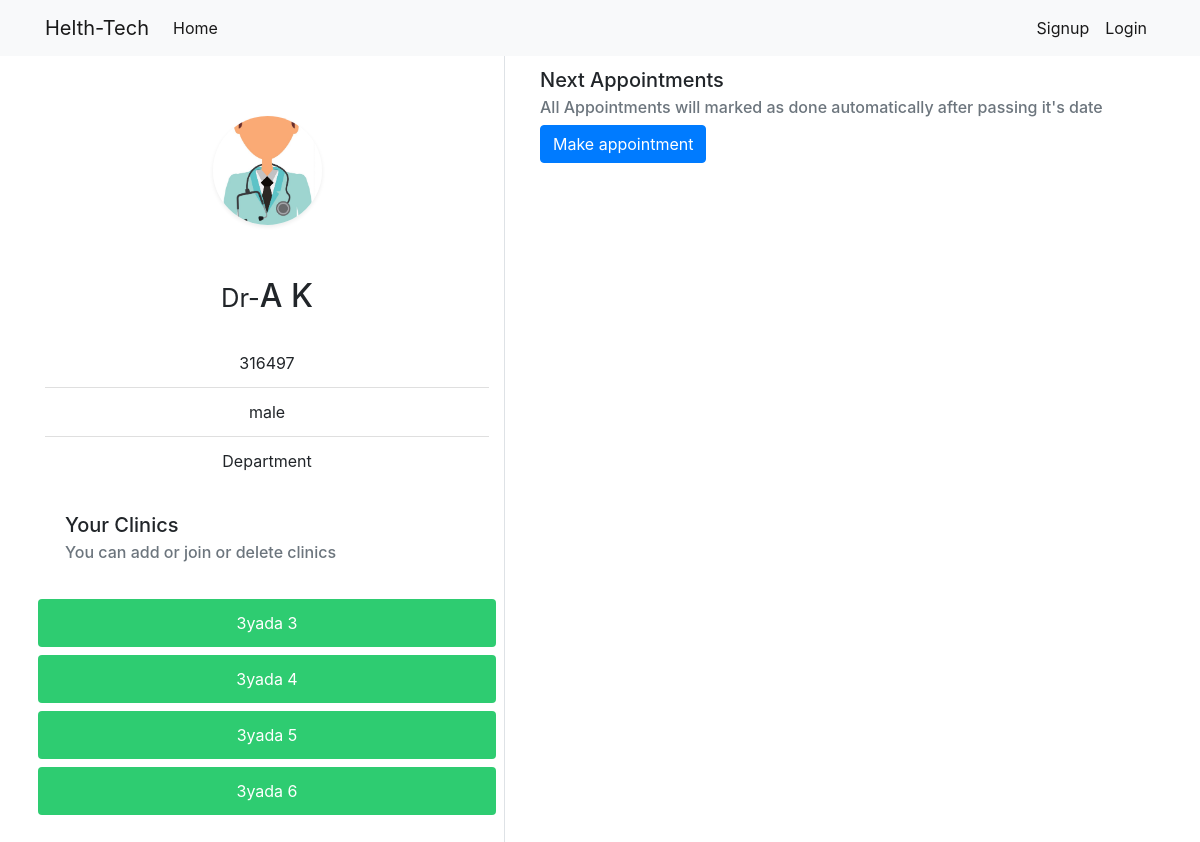
Screenshot of /dr.php?drid=5 with the database file from the repository.
### tables this page shows
CREATE TABLE `profile` (
  `id` int(11) NOT NULL,
  `first_name` varchar(255) NOT NULL,
  `last_name` varchar(255) NOT NULL,
  `address` varchar(255) NOT NULL,
  `phone` int(12) NOT NULL,
  `birth_day` date NOT NULL,
  `gender` tinyint(1) NOT NULL,
  `user_id` int(11) NOT NULL,
  `dr_major` int(11) DEFAULT NULL
);

CREATE TABLE `clinics` (
  `id` int(11) NOT NULL,
  `name` varchar(255) NOT NULL,
  `description` text NOT NULL,
  `phone` int(12) NOT NULL,
  `address` varchar(255) NOT NULL
);

### models/db.model.php (called while the page is built, shortened)
<?php
class DB {
    protected static $con = null;
    public static function connect(){
        try{
            DB::$con = new PDO('mysql:host='. DB_HOST .';dbname='. DB_DBNAME .';', DB_USERNAME , DB_PASSWORD);
            DB::$con->setAttribute(PDO::ATTR_ERRMODE , PDO::ERRMODE_EXCEPTION);
        }catch(PDOException $e){
            echo $e->getMessage();
        }
    }
    public static function runQuery($query,$values = []){
        if( DB::$con != null ){
            $stmt = DB::$con->prepare($query);
            $stmt->execute($values);
            return $stmt;
        }else {
            return null;
        }
    }
}

### models/user.model.php (called while the page is built, shortened)
<?php
class User extends DB {
    function __construct($id = null){
        if($id != null){
            $stmt = DB::runQuery('SELECT * FROM `users` as usr WHERE id = :id', [ ':id' => $id ] );
            if($stmt){
                $data = $stmt->fetch(PDO::FETCH_ASSOC);
            }else {
                throw new Exception("Item not found");
            }
        }else {
            return;
        }
    }
}

### models/profile.model.php (called while the page is built, shortened)
<?php
class Profile extends DB{
	function __construct($userid = null){
        if($userid != null){
            $stmt = DB::runQuery('SELECT * FROM `profile`  WHERE user_id = :userid', [ ':userid' => $userid ] );
            if($stmt->rowCount() > 0){
                $data = $stmt->fetch(PDO::FETCH_ASSOC);
            }else {
                return null;
            }
        }else {
            return;
        }
    }
    public static function getByUserId($userid){
        return new Profile($userid);
    }
}
?>

### models/dr-clinic-rel.model.php (called while the page is built, shortened)
<?php
class DrToClinics extends DB {
    public static function getClinicsOfDrs($drid){
        $stmt = DB::runQuery('SELECT * FROM `drs_clinics_rel`  WHERE dr_id = :drid', [ ':drid' => $drid ] );
        if($stmt){
            $data = $stmt->fetchAll(PDO::FETCH_ASSOC);
            return $data;
        }else {
            throw new Exception("Item not found");
        }
    }
    public static function getClinicById($clinicId){
        $stmt = DB::runQuery('SELECT * FROM `clinics`  WHERE id = :id', [ ':id' => $clinicId ] );
        if($stmt){
            $data = $stmt->fetch(PDO::FETCH_ASSOC);
            return $data;
        }else {
            throw new Exception("Item not found");
        }
    }
}

### views/doctor-profile/dr-profile.view.php (the view, shortened to what this page needs)
<div class="container pt-5">
<div class="row justify-content-around">
    <section id="DR-PROFILE-INFO" class="col-10 col-md-10 col-lg-5 col-xl-5 border-right">
            <div class="row py-md-3">
                <div class="col-12 col-lg-12 pb-3 text-center">
                    <div class="img-thumbnail border-0">
                        <img class="w-25 my-5 mx-auto d-block shadow-sm rounded-circle" src="<?= DIRS::PATH['static-imgs-dr-avatar'] ?>" alt="Dr-Avatar">
                    </div>
                    <h2><small>Dr-</small><?= $profile->first_name . " " . $profile->last_name  ?></h2>
                </div>
                <div class="col-12 col-lg-12">
                    <ul class="list-group list-group-flush text-center">
                        <li class="list-group-item"><?= $profile->phone ?></li>
                        <li class="list-group-item"><?php if($profile->gender): echo "male"; else: echo "female"; endif; ?></li>
                        <li class="list-group-item">Department</li>
                    </ul>
                </div>
                <div class="col-12 col-lg-12 mt-2">
                    <div class="card-body">
                        <h5 class="card-title">Your Clinics</h5>
                        <h6 class="card-subtitle mb-2 text-muted">You can add or join or delete clinics</h6>
                    </div>
                    <div class="row">
                        <div class="col-12 p-2">
                            <ul class="list-group text-center">
                                <?php
                                    foreach($clinics as $clinic):
                                ?>
                                    <a href="<?= DIRS::URL['clinic-profile'].'&clinicid='.$clinic['id'] ?>" class="list-group-item rounded border-0  mb-2 text-white" style="background-color:#2ecc71;">
                                        <?= $clinic['name'] ?>
                                    </a>
                                <?php
                                    endforeach;
                                ?>
                            </ul>
                        </div>
                    </div>
                </div>
            </div>
    </section>
    <section id="DR-PROFILE-APPOINTMENTS" class="col-10 col-md-10 col-lg-7" >
        <div class="card border-0">
            <div class="card-body">
                <h5 class="card-title">Next Appointments</h5>
                <h6 class="card-subtitle mb-2 text-muted">All Appointments will marked as done automatically after passing it's date </h6>
                <?php
                    if( $_SESSION['loggedinUser']->acc_type == 0 ):
                ?>
                    <button type="button" class="btn btn-primary" data-toggle="modal" data-target="#makeAppointment">
                        Make appointment
                    </button>
                <?php
                    endif;
                ?>
            </div>
        </div>
    </section>
</div>
</div>

### rows the page displays
profile: first_name "A", last_name "K", phone "316497"
clinics: name "3yada 3"
clinics: name "3yada 4"
clinics: name "3yada 5"
clinics: name "3yada 6"
